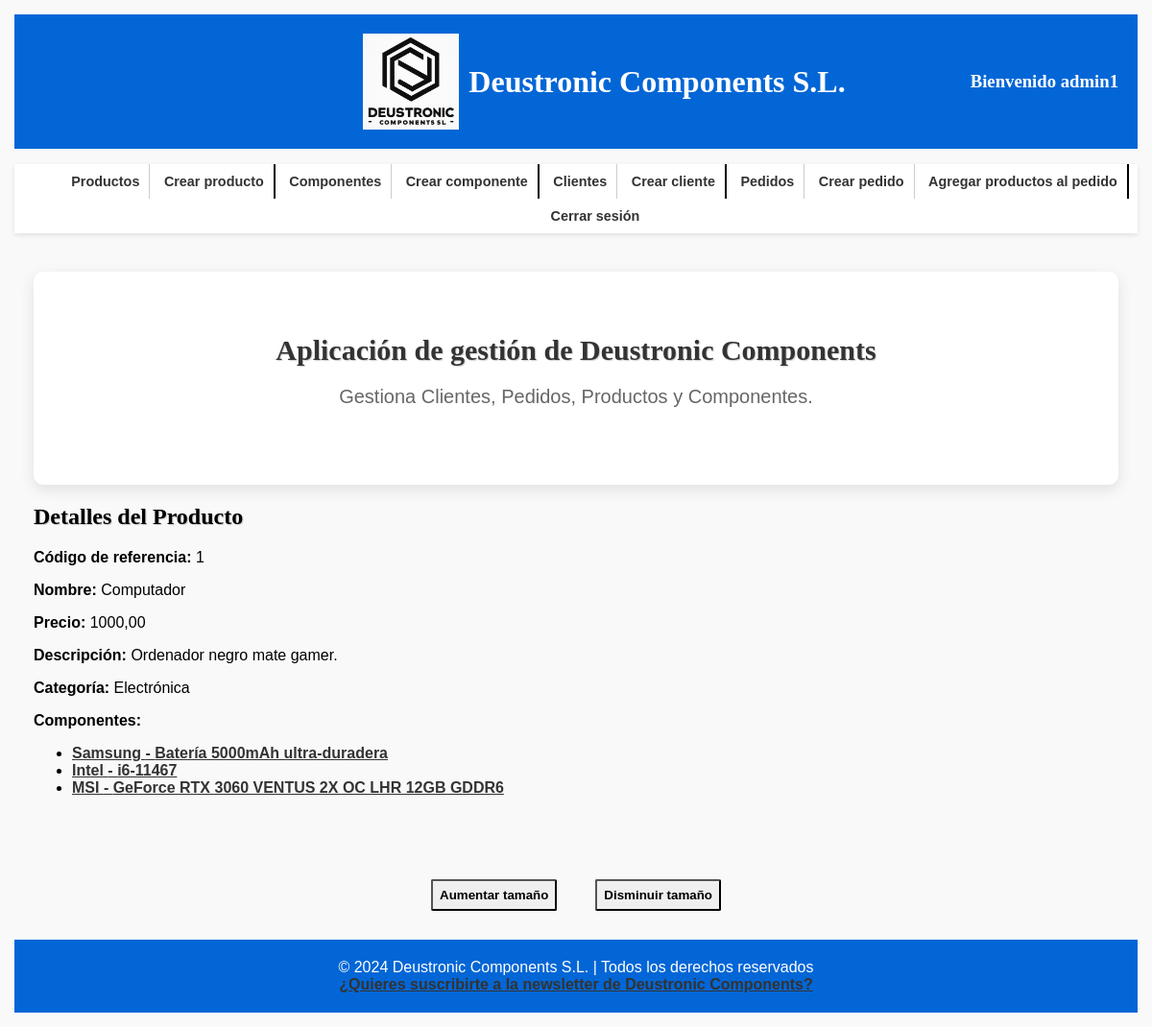
/appDeustronicComponents/producto/1/ (signed in), run on the app's committed database.
### appDeustronicComponents/models.py (models this page shows, shortened)
class Producto(models.Model):
    cod_ref_prod = models.CharField(max_length=100, primary_key=True)
    precio = models.DecimalField(max_digits=10, decimal_places=2)
    nombre = models.CharField(max_length=100)
    descripcion = models.TextField()
    categoria = models.CharField(max_length=100)
    componente = models.ManyToManyField(Componente)
    created = models.DateTimeField(auto_now_add=True)
    updated = models.DateTimeField(auto_now=True)
    class Meta:
        verbose_name_plural = "productos"
        verbose_name = "producto"
        ordering = ["-created"]

class Componente(models.Model):
    cod_ref_comp = models.CharField(max_length=100, primary_key=True)
    modelo = models.CharField(max_length=100)
    marca = models.CharField(max_length=100)
    created = models.DateTimeField(auto_now_add=True)
    updated = models.DateTimeField(auto_now=True)
    class Meta:
        verbose_name_plural = "componentes"
        verbose_name = "componente"
        ordering = ["-created"]

### appDeustronicComponents/views.py (the view)
# urls.py: path('producto/<int:pk>/', ProductoDetailView.as_view(), name='detalle_producto'),
class ProductoDetailView(DetailView):
    model = Producto
    template_name = 'appDeustronicComponents/producto_detail.html'
    context_object_name = 'producto'
    @method_decorator(login_required)
    def dispatch(self, request, *args, **kwargs):
        return super().dispatch(request, *args, **kwargs)
    def get_queryset(self):
        return Producto.objects.filter(pk=self.kwargs['pk'])
    def get_context_data(self, **kwargs):
        context = super().get_context_data(**kwargs)
        producto = self.get_object()
        componentes = producto.componente.all()
        context['componentes'] = componentes
        return context

### templates/appDeustronicComponents/producto_detail.html (shortened to what this page needs)
{% extends 'base.html' %}
{% block contenido %}
    <h2 class="izq">Detalles del Producto</h2>
    <p><strong>Código de referencia:</strong> {{ producto.cod_ref_prod }}</p>
    <p><strong>Nombre:</strong> {{ producto.nombre }}</p>
    <p><strong>Precio:</strong> {{ producto.precio }}</p>
    <p><strong>Descripción:</strong> {{ producto.descripcion }}</p>
    <p><strong>Categoría:</strong> {{ producto.categoria }}</p>
    <p><strong>Componentes:</strong></p>
    <ul>
        {% for componente in componentes %}
            <li><a href="{% url 'detalle_componente' componente.pk %}">{{ componente.marca }}
                - {{ componente.modelo }}</a></li>
        {% empty %}
            <li>No hay componentes asociados a este producto.</li>
        {% endfor %}
    </ul>
{% endblock %}

### templates/base.html (shortened to what this page needs)
<!DOCTYPE html>
<html lang="es">
<head>
    {% load static %}
    <link rel="stylesheet" href="{% static 'css/style.css' %}">
</head>
<body>
<header>
    <div class="logo-container">
        <a href="/appDeustronicComponents/">
            <img src="{% static 'images/logo.jpg' %}" alt="Deustronic Components Logo">
        </a>
        <h1>Deustronic Components S.L.</h1>
    </div>
    <div class="Bienvenida">
        <h3>
            Bienvenido {{ request.user.username }}
        </h3>
    </div>
</header>
<nav>
    <ul id="listaNav">
        <li><a href="{% url 'lista_productos' %}">Productos</a></li>
        <li class="separador"><a href="{% url 'crear_producto' %}">Crear producto</a></li>
        <li><a href="{% url 'lista_componentes' %}">Componentes</a></li>
        <li class="separador"><a href="{% url 'crear_componente' %}">Crear componente</a></li>
        <li><a href="{% url 'lista_clientes' %}">Clientes</a></li>
        <li class="separador"><a href="{% url 'crear_cliente' %}">Crear cliente</a></li>
        <li><a href="{% url 'lista_pedido_productos' %}">Pedidos</a></li>
        <li><a href="{% url 'crear_pedido' %}">Crear pedido</a></li>
        <li class="separador"><a href="{% url 'crear_pedido_producto' %}">Agregar productos al pedido</a></li>
        <li><a href="{% url 'logout' %}">Cerrar sesión</a></li>
    </ul>
</nav>
<div id="content">
    <section class="main-section">
        <h2>Aplicación de gestión de Deustronic Components</h2>
        <p>Gestiona Clientes, Pedidos, Productos y Componentes.</p>
    </section>
    {% block contenido %}{% endblock %}
</div>
<div id="tamaño_texto">
    <button id="aumentar">Aumentar tamaño</button>
    <button id="disminuir">Disminuir tamaño</button>
</div>
<footer>
    &copy; 2024 Deustronic Components S.L. | Todos los derechos reservados
    <br>
    <a href="{% url 'mail' %}" class="newsletter">¿Quieres suscribirte a la newsletter de Deustronic Components?</a>
</footer>
</body>
</html>

### static/css/style.css (style rules this page uses)
html { box-sizing: border-box; font-size: 62.5%; }
*, *:before, *:after { box-sizing: inherit; }
img { max-width: 100%; display: flex; }
h1, h2, h3 { font-family: "Playfair Display", serif; }
h2 { text-align: center; text-shadow: 1px 1px 1px rgba(0, 0, 0, 0.2); }
.izq { text-align: left; }
body { font-family: Arial, sans-serif; margin: 1rem; padding: 0.5rem; background-color: #f9f9f9; font-size: 1.6rem; }
header { background-color: #0366d6; padding: 20px; color: #fff; display: flex; justify-content: space-between; align-items: center; text-align: center; }
.logo-container { margin-left: 30rem; display: flex; align-items: center; justify-content: center; flex-grow: 1; }
.logo-container h1 { margin: 0; }
.Bienvenida { display: flex; align-items: center; justify-content: flex-end; text-align: right; flex-grow: 1; margin-left: auto; }
nav { background-color: #fff; box-shadow: 0 2px 5px rgba(0, 0, 0, 0.1); text-align: center; }
nav ul li:last-child { border-right: 0; }
a { color: #333; font-weight: bold; transition: color 0.3s ease; text-decoration: underline; }
#content { margin: 20px auto; padding: 20px; min-width: 100%; max-width: 100%; display: block; }
.main-section { background-color: #fff; border-radius: 10px; box-shadow: 0 5px 15px rgba(0, 0, 0, 0.1); padding: 40px; text-align: center; }
.main-section h2 { color: #333; font-size: 3rem; margin-bottom: 20px; }
.main-section p { color: #666; font-size: 2rem; margin-bottom: 40px; text-align: center; }
footer { background-color: #0366d6; color: #fff; text-align: center; padding: 20px 0; }

### data on the page
Producto: cod_ref_prod "1", nombre "Computador", precio "1000,00", descripcion "Ordenador negro mate gamer.", categoria "Electrónica"
Componente: marca "Samsung", modelo "Batería 5000mAh ultra-duradera"
Componente: marca "Intel", modelo "i6-11467"
Componente: marca "MSI", modelo "GeForce RTX 3060 VENTUS 2X OC LHR 12GB GDDR6"

### other printed values
{{ request.user.username }} "admin1"
